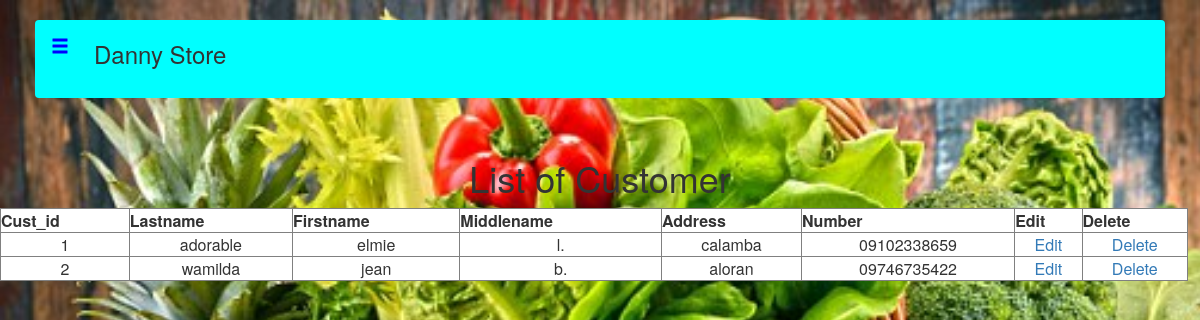
/customer.php, run on the app's committed database.
### tables this page shows
CREATE TABLE `customer` (
  `cust_id` int(11) NOT NULL,
  `lastname` varchar(200) NOT NULL,
  `firstname` varchar(200) NOT NULL,
  `middlename` varchar(200) NOT NULL,
  `address` varchar(200) NOT NULL,
  `number` varchar(15) NOT NULL
);

### customer.php (the view, shortened to what this page needs)
<?php
	require('db.php');
?>
<!DOCTYPE>
<html>
<head>
	<link rel="stylesheet" type="text/css" href="login.css" />
	<link href="bootstrap-3.3.7/css/bootstrap.min.css" rel="stylesheet">
    <link href="css/phonebook.css" rel="stylesheet">
	<link rel="stylesheet" href="bootstrap-3.3.7/css/bootstrap.min.css">
<body>
    <div id="wrapper">
        <div id="page-content-wrapper">
            <div class="container-fluid">
				<nav class="navbar navbar-green">
					<div class="container-fluid">
					<div class="navbar-header">
							<a class="navbar-brand" onclick="openNav()"><span  class="glyphicon glyphicon-menu-hamburger"></span>&nbsp;&nbsp;<strong></strong></a>
					</div>
					<h3 style="padding-bottom:20px;">Danny Store</h3>
					</div>
				</nav>
			</div>
        </div>
    </div>
	<center><h1>List of Customer</h1></center>
	<table width="99%" border="1" style="border-collapse:collapse; background-color:white;">
		<thead>
			<tr><th><strong>Cust_id</strong></th>
				<th><strong>Lastname</strong></th>
				<th><strong>Firstname</strong></th>
				<th><strong>Middlename</strong></th>
				<th><strong>Address</strong></th>
				<th><strong>Number</strong></th>
				<th><strong>Edit</strong></th>
				<th><strong>Delete</strong></th></tr>
		</thead>
	<?php
	$sel_query="Select * from customer";
	$result = mysqli_query($con,$sel_query);
	while($row = mysqli_fetch_assoc($result)) { ?>
	<tr><td align="center"><?php echo $row["cust_id"]; ?></td>
	<td align="center"><?php echo $row["lastname"]; ?></td>
	<td align="center"><?php echo $row["firstname"]; ?></td>
	<td align="center"><?php echo $row["middlename"]; ?></td>
	<td align="center"><?php echo $row["address"]; ?></td>
	<td align="center"><?php echo $row["number"]; ?></td>
	<td align="center"><a href="edit.cust.php?cust_id=<?php echo $row["cust_id"]; ?>">Edit</a></td>
	<td align="center"><a href="delete.cust.php?delete=<?php echo $row["cust_id"]; ?>">Delete</a></td></tr>
	<?php  } ?>
</body>
</html

### login.css (style rules this page uses)
body { background: url(image2.jpg) no-repeat ; background-size: cover; }
a { color:#f5ef04; text-decoration:none; }
body { margin:10px; padding:0px; width:100%; height:100%; }

### css/phonebook.css (style rules this page uses)
body { overflow-x: hidden; }
#wrapper { padding-left: 0; -webkit-transition: all 0.5s ease; -moz-transition: all 0.5s ease; -o-transition: all 0.5s ease; transition: all 0.5s ease; }
#page-content-wrapper { width: 100%; position: absolute; padding: 15px; }
@media (min-width:768px) { #wrapper { padding-left: 0; } }
@media (min-width:768px) { #page-content-wrapper { padding: 20px; position: relative; } }
.navbar-green { background-color: #00FFFF; }
.navbar-green a { color:blue; }
.navbar-brand { cursor: pointer; }

### customer.php (style rules this page uses)
body { background: url(image2.jpg) no-repeat ; background-size: cover; }

### data on the page
customer: cust_id "1", lastname "adorable", firstname "elmie", middlename "l.", address "calamba", number "09102338659"
customer: cust_id "2", lastname "wamilda", firstname "jean", middlename "b.", address "aloran", number "09746735422"
